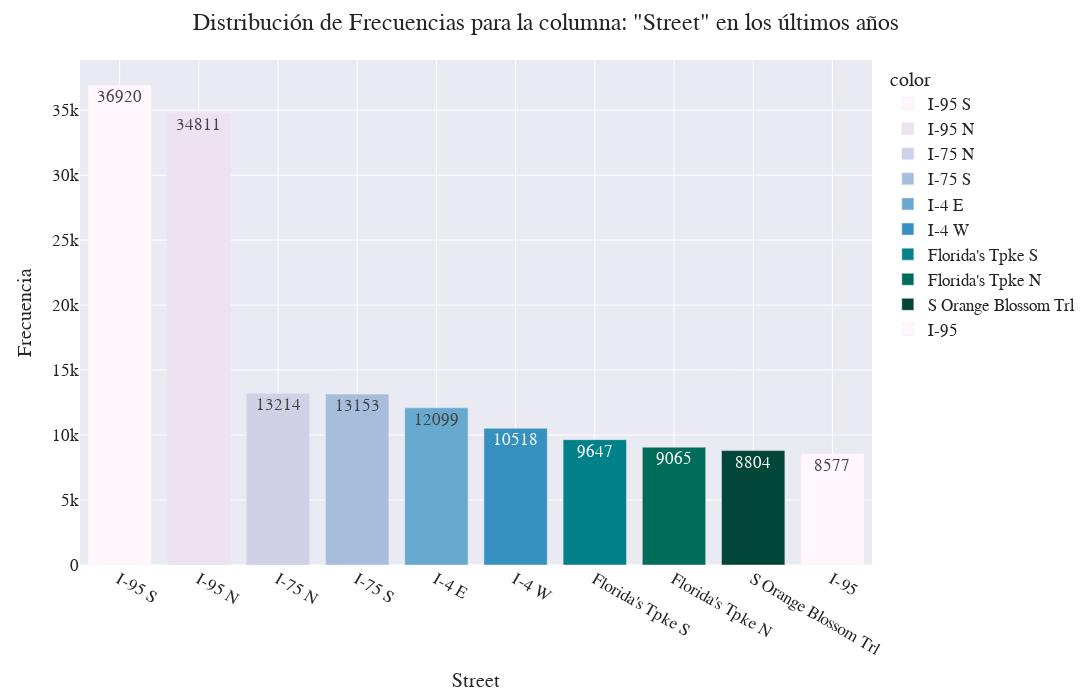
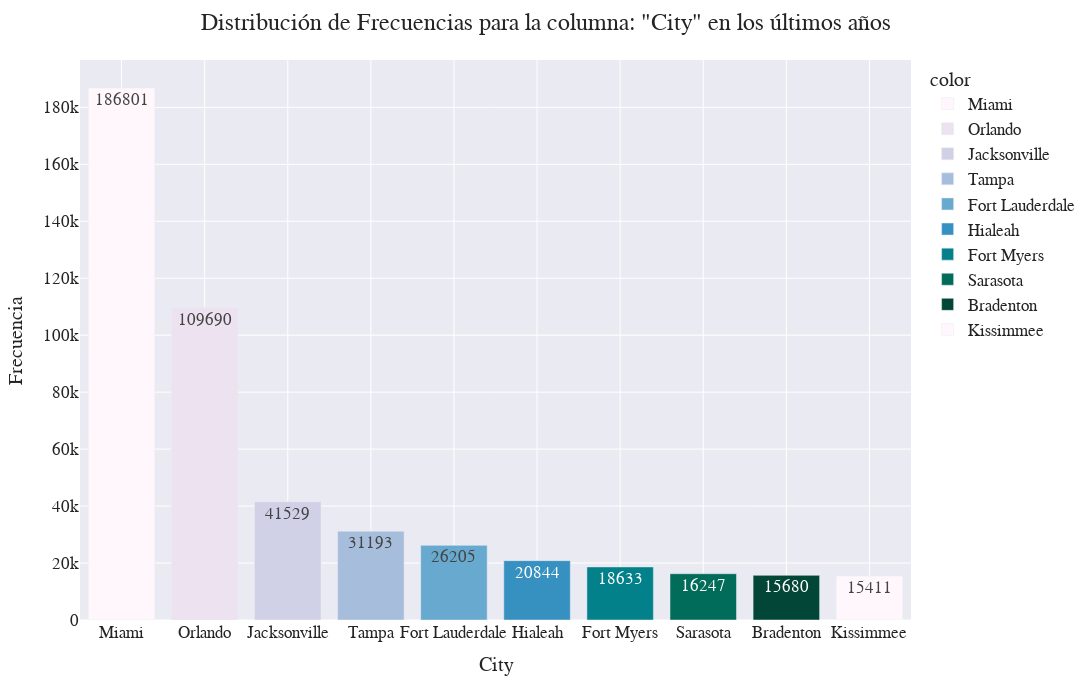
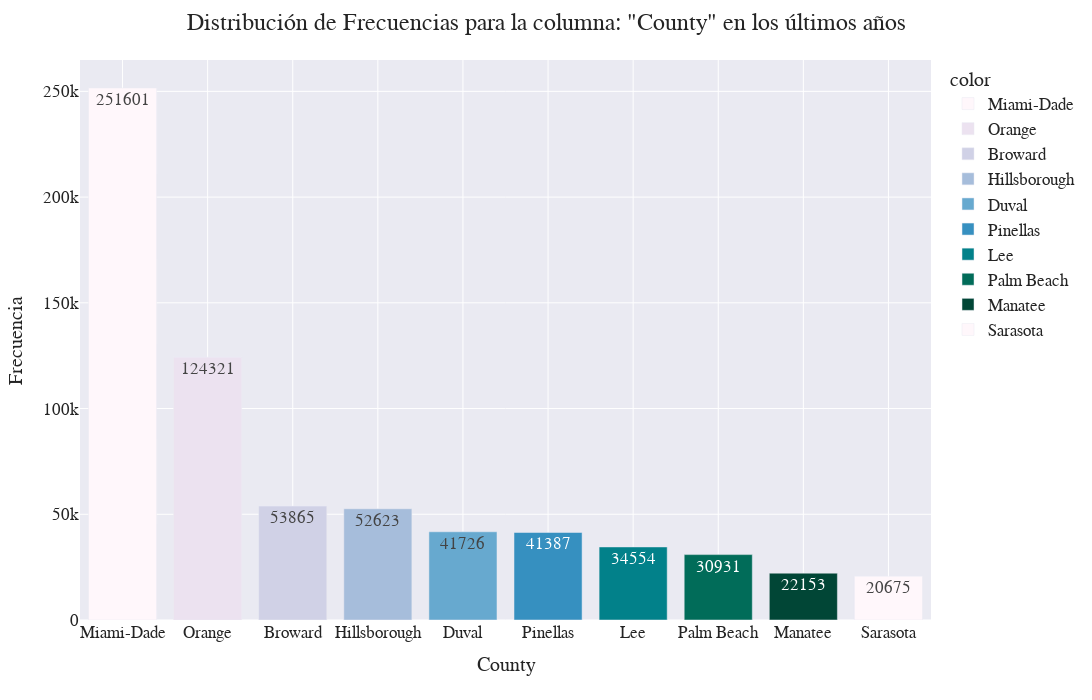
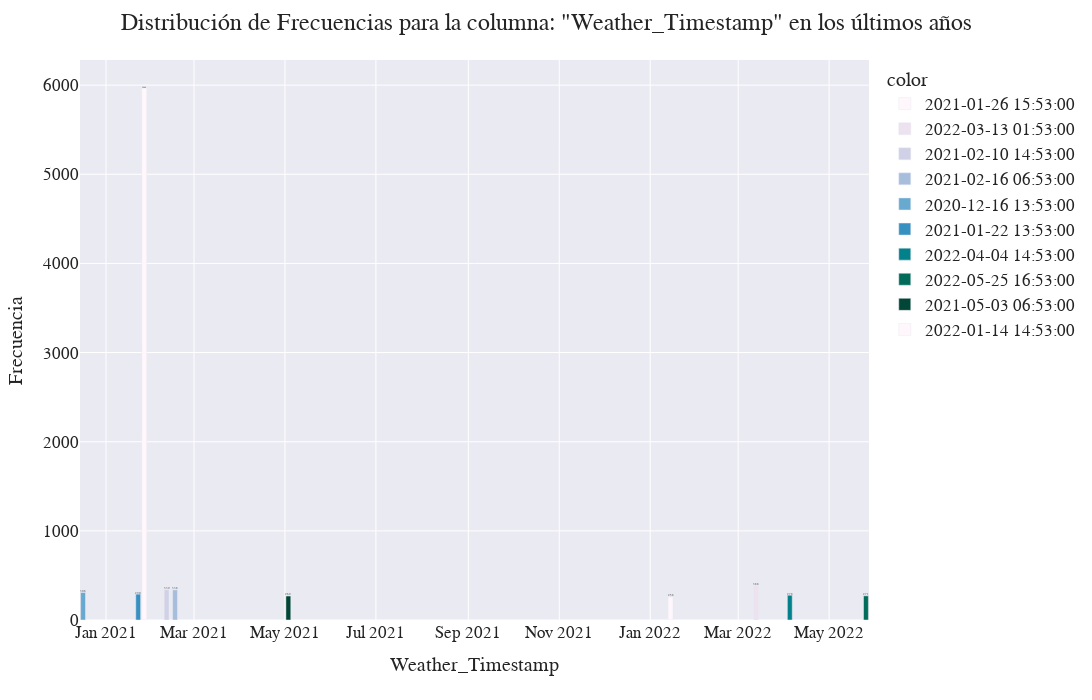

These figures' notebook cell, in order:
### Code cell
# Encontrar el año máximo y mínimo en el dataset
#min_year = pd.to_datetime(traffic_accidents_raw['Start_Time'], unit='ms').dt.year.min()
#max_year = pd.to_datetime(traffic_accidents_raw['Start_Time'], unit='ms').dt.year.max()

# Calcular el número de años
#count_of_years = (max_year-min_year)


# Iteramos sobre el top ten
for columna in frecuencias_df['Columna'].unique():

    # Filtrar el DataFrame para la columna actual
    df_columna = frecuencias_df[frecuencias_df['Columna'] == columna]

    # Crear el gráfico de barras
    fig = px.bar(
      y=df_columna['Frecuencia'],
      x=df_columna['Valor'],
      color=df_columna['Valor'],
      color_discrete_sequence=px.colors.sequential.PuBuGn,
      text=df_columna['Frecuencia'],
      template='seaborn'    # templates disponibles: ['ggplot2', 'seaborn', 'simple_white', 'plotly', 'plotly_white', 'plotly_dark', 'presentation', 'xgridoff','ygridoff', 'gridon', 'none']
      #link: https://plotly.com/python/templates/
    )

    #
    fig.update_layout(
        #title_text=f'Distribución de Frecuencias para la columna: "{columna}" en los últimos {count_of_years} años',
        title_text=f'Distribución de Frecuencias para la columna: "{columna}" en los últimos años',
        height=700,
        width=1800,
        xaxis_title=columna,
        yaxis_title="Frecuencia",
        font=dict(size=17, family="Franklin Gothic")
    )


    fig.show()
    print("\n")

### Figure 1 — Plotly figure (JSON) as saved in the notebook; plotly's stock layout.template omitted (floating-point values rounded to 4 significant figures)
{"data": [{"alignmentgroup": "True", "hovertemplate": "color=I-95 S<br>x=%{x}<br>y=%{y}<br>text=%{text}<extra></extra>", "legendgroup": "I-95 S", "marker": {"color": "rgb(255,247,251)", "pattern": {"shape": ""}}, "name": "I-95 S", "offsetgroup": "I-95 S", "orientation": "v", "showlegend": true, "text": [36920], "textposition": "auto", "type": "bar", "x": ["I-95 S"], "xaxis": "x", "y": [36920], "yaxis": "y"}, {"alignmentgroup": "True", "hovertemplate": "color=I-95 N<br>x=%{x}<br>y=%{y}<br>text=%{text}<extra></extra>", "legendgroup": "I-95 N", "marker": {"color": "rgb(236,226,240)", "pattern": {"shape": ""}}, "name": "I-95 N", "offsetgroup": "I-95 N", "orientation": "v", "showlegend": true, "text": [34811], "textposition": "auto", "type": "bar", "x": ["I-95 N"], "xaxis": "x", "y": [34811], "yaxis": "y"}, {"alignmentgroup": "True", "hovertemplate": "color=I-75 N<br>x=%{x}<br>y=%{y}<br>text=%{text}<extra></extra>", "legendgroup": "I-75 N", "marker": {"color": "rgb(208,209,230)", "pattern": {"shape": ""}}, "name": "I-75 N", "offsetgroup": "I-75 N", "orientation": "v", "showlegend": true, "text": [13214], "textposition": "auto", "type": "bar", "x": ["I-75 N"], "xaxis": "x", "y": [13214], "yaxis": "y"}, {"alignmentgroup": "True", "hovertemplate": "color=I-75 S<br>x=%{x}<br>y=%{y}<br>text=%{text}<extra></extra>", "legendgroup": "I-75 S", "marker": {"color": "rgb(166,189,219)", "pattern": {"shape": ""}}, "name": "I-75 S", "offsetgroup": "I-75 S", "orientation": "v", "showlegend": true, "text": [13153], "textposition": "auto", "type": "bar", "x": ["I-75 S"], "xaxis": "x", "y": [13153], "yaxis": "y"}, {"alignmentgroup": "True", "hovertemplate": "color=I-4 E<br>x=%{x}<br>y=%{y}<br>text=%{text}<extra></extra>", "legendgroup": "I-4 E", "marker": {"color": "rgb(103,169,207)", "pattern": {"shape": ""}}, "name": "I-4 E", "offsetgroup": "I-4 E", "orientation": "v", "showlegend": true, "text": [12099], "textposition": "auto", "type": "bar", "x": ["I-4 E"], "xaxis": "x", "y": [12099], "yaxis": "y"}, {"alignmentgroup": "True", "hovertemplate": "color=I-4 W<br>x=%{x}<br>y=%{y}<br>text=%{text}<extra></extra>", "legendgroup": "I-4 W", "marker": {"color": "rgb(54,144,192)", "pattern": {"shape": ""}}, "name": "I-4 W", "offsetgroup": "I-4 W", "orientation": "v", "showlegend": true, "text": [10518], "textposition": "auto", "type": "bar", "x": ["I-4 W"], "xaxis": "x", "y": [10518], "yaxis": "y"}, {"alignmentgroup": "True", "hovertemplate": "color=Florida's Tpke S<br>x=%{x}<br>y=%{y}<br>text=%{text}<extra></extra>", "legendgroup": "Florida's Tpke S", "marker": {"color": "rgb(2,129,138)", "pattern": {"shape": ""}}, "name": "Florida's Tpke S", "offsetgroup": "Florida's Tpke S", "orientation": "v", "showlegend": true, "text": [9647], "textposition": "auto", "type": "bar", "x": ["Florida's Tpke S"], "xaxis": "x", "y": [9647], "yaxis": "y"}, {"alignmentgroup": "True", "hovertemplate": "color=Florida's Tpke N<br>x=%{x}<br>y=%{y}<br>text=%{text}<extra></extra>", "legendgroup": "Florida's Tpke N", "marker": {"color": "rgb(1,108,89)", "pattern": {"shape": ""}}, "name": "Florida's Tpke N", "offsetgroup": "Florida's Tpke N", "orientation": "v", "showlegend": true, "text": [9065], "textposition": "auto", "type": "bar", "x": ["Florida's Tpke N"], "xaxis": "x", "y": [9065], "yaxis": "y"}, {"alignmentgroup": "True", "hovertemplate": "color=S Orange Blossom Trl<br>x=%{x}<br>y=%{y}<br>text=%{text}<extra></extra>", "legendgroup": "S Orange Blossom Trl", "marker": {"color": "rgb(1,70,54)", "pattern": {"shape": ""}}, "name": "S Orange Blossom Trl", "offsetgroup": "S Orange Blossom Trl", "orientation": "v", "showlegend": true, "text": [8804], "textposition": "auto", "type": "bar", "x": ["S Orange Blossom Trl"], "xaxis": "x", "y": [8804], "yaxis": "y"}, {"alignmentgroup": "True", "hovertemplate": "color=I-95<br>x=%{x}<br>y=%{y}<br>text=%{text}<extra></extra>", "legendgroup": "I-95", "marker": {"color": "rgb(255,247,251)", "pattern": {"shape": ""}}, "name": "I-95", "offsetgroup": "I-95", "orientation": "v", "showlegend": true, "text": [8577], "textposition": "auto", "type": "bar", "x": ["I-95"], "xaxis": "x", "y": [8577], "yaxis": "y"}], "layout": {"barmode": "relative", "font": {"family": "Franklin Gothic", "size": 17}, "height": 700, "legend": {"title": {"text": "color"}, "tracegroupgap": 0}, "margin": {"t": 60}, "title": {"text": "Distribución de Frecuencias para la columna: \"Street\" en los últimos años"}, "width": 1800, "xaxis": {"anchor": "y", "domain": [0, 1], "title": {"text": "Street"}}, "yaxis": {"anchor": "x", "domain": [0, 1], "title": {"text": "Frecuencia"}}}}

### Figure 2 — Plotly figure (JSON) as saved in the notebook; plotly's stock layout.template omitted (floating-point values rounded to 4 significant figures)
{"data": [{"alignmentgroup": "True", "hovertemplate": "color=Miami<br>x=%{x}<br>y=%{y}<br>text=%{text}<extra></extra>", "legendgroup": "Miami", "marker": {"color": "rgb(255,247,251)", "pattern": {"shape": ""}}, "name": "Miami", "offsetgroup": "Miami", "orientation": "v", "showlegend": true, "text": [186801], "textposition": "auto", "type": "bar", "x": ["Miami"], "xaxis": "x", "y": [186801], "yaxis": "y"}, {"alignmentgroup": "True", "hovertemplate": "color=Orlando<br>x=%{x}<br>y=%{y}<br>text=%{text}<extra></extra>", "legendgroup": "Orlando", "marker": {"color": "rgb(236,226,240)", "pattern": {"shape": ""}}, "name": "Orlando", "offsetgroup": "Orlando", "orientation": "v", "showlegend": true, "text": [109690], "textposition": "auto", "type": "bar", "x": ["Orlando"], "xaxis": "x", "y": [109690], "yaxis": "y"}, {"alignmentgroup": "True", "hovertemplate": "color=Jacksonville<br>x=%{x}<br>y=%{y}<br>text=%{text}<extra></extra>", "legendgroup": "Jacksonville", "marker": {"color": "rgb(208,209,230)", "pattern": {"shape": ""}}, "name": "Jacksonville", "offsetgroup": "Jacksonville", "orientation": "v", "showlegend": true, "text": [41529], "textposition": "auto", "type": "bar", "x": ["Jacksonville"], "xaxis": "x", "y": [41529], "yaxis": "y"}, {"alignmentgroup": "True", "hovertemplate": "color=Tampa<br>x=%{x}<br>y=%{y}<br>text=%{text}<extra></extra>", "legendgroup": "Tampa", "marker": {"color": "rgb(166,189,219)", "pattern": {"shape": ""}}, "name": "Tampa", "offsetgroup": "Tampa", "orientation": "v", "showlegend": true, "text": [31193], "textposition": "auto", "type": "bar", "x": ["Tampa"], "xaxis": "x", "y": [31193], "yaxis": "y"}, {"alignmentgroup": "True", "hovertemplate": "color=Fort Lauderdale<br>x=%{x}<br>y=%{y}<br>text=%{text}<extra></extra>", "legendgroup": "Fort Lauderdale", "marker": {"color": "rgb(103,169,207)", "pattern": {"shape": ""}}, "name": "Fort Lauderdale", "offsetgroup": "Fort Lauderdale", "orientation": "v", "showlegend": true, "text": [26205], "textposition": "auto", "type": "bar", "x": ["Fort Lauderdale"], "xaxis": "x", "y": [26205], "yaxis": "y"}, {"alignmentgroup": "True", "hovertemplate": "color=Hialeah<br>x=%{x}<br>y=%{y}<br>text=%{text}<extra></extra>", "legendgroup": "Hialeah", "marker": {"color": "rgb(54,144,192)", "pattern": {"shape": ""}}, "name": "Hialeah", "offsetgroup": "Hialeah", "orientation": "v", "showlegend": true, "text": [20844], "textposition": "auto", "type": "bar", "x": ["Hialeah"], "xaxis": "x", "y": [20844], "yaxis": "y"}, {"alignmentgroup": "True", "hovertemplate": "color=Fort Myers<br>x=%{x}<br>y=%{y}<br>text=%{text}<extra></extra>", "legendgroup": "Fort Myers", "marker": {"color": "rgb(2,129,138)", "pattern": {"shape": ""}}, "name": "Fort Myers", "offsetgroup": "Fort Myers", "orientation": "v", "showlegend": true, "text": [18633], "textposition": "auto", "type": "bar", "x": ["Fort Myers"], "xaxis": "x", "y": [18633], "yaxis": "y"}, {"alignmentgroup": "True", "hovertemplate": "color=Sarasota<br>x=%{x}<br>y=%{y}<br>text=%{text}<extra></extra>", "legendgroup": "Sarasota", "marker": {"color": "rgb(1,108,89)", "pattern": {"shape": ""}}, "name": "Sarasota", "offsetgroup": "Sarasota", "orientation": "v", "showlegend": true, "text": [16247], "textposition": "auto", "type": "bar", "x": ["Sarasota"], "xaxis": "x", "y": [16247], "yaxis": "y"}, {"alignmentgroup": "True", "hovertemplate": "color=Bradenton<br>x=%{x}<br>y=%{y}<br>text=%{text}<extra></extra>", "legendgroup": "Bradenton", "marker": {"color": "rgb(1,70,54)", "pattern": {"shape": ""}}, "name": "Bradenton", "offsetgroup": "Bradenton", "orientation": "v", "showlegend": true, "text": [15680], "textposition": "auto", "type": "bar", "x": ["Bradenton"], "xaxis": "x", "y": [15680], "yaxis": "y"}, {"alignmentgroup": "True", "hovertemplate": "color=Kissimmee<br>x=%{x}<br>y=%{y}<br>text=%{text}<extra></extra>", "legendgroup": "Kissimmee", "marker": {"color": "rgb(255,247,251)", "pattern": {"shape": ""}}, "name": "Kissimmee", "offsetgroup": "Kissimmee", "orientation": "v", "showlegend": true, "text": [15411], "textposition": "auto", "type": "bar", "x": ["Kissimmee"], "xaxis": "x", "y": [15411], "yaxis": "y"}], "layout": {"barmode": "relative", "font": {"family": "Franklin Gothic", "size": 17}, "height": 700, "legend": {"title": {"text": "color"}, "tracegroupgap": 0}, "margin": {"t": 60}, "title": {"text": "Distribución de Frecuencias para la columna: \"City\" en los últimos años"}, "width": 1800, "xaxis": {"anchor": "y", "domain": [0, 1], "title": {"text": "City"}}, "yaxis": {"anchor": "x", "domain": [0, 1], "title": {"text": "Frecuencia"}}}}

### Figure 3 — Plotly figure (JSON) as saved in the notebook; plotly's stock layout.template omitted (floating-point values rounded to 4 significant figures)
{"data": [{"alignmentgroup": "True", "hovertemplate": "color=Miami-Dade<br>x=%{x}<br>y=%{y}<br>text=%{text}<extra></extra>", "legendgroup": "Miami-Dade", "marker": {"color": "rgb(255,247,251)", "pattern": {"shape": ""}}, "name": "Miami-Dade", "offsetgroup": "Miami-Dade", "orientation": "v", "showlegend": true, "text": [251601], "textposition": "auto", "type": "bar", "x": ["Miami-Dade"], "xaxis": "x", "y": [251601], "yaxis": "y"}, {"alignmentgroup": "True", "hovertemplate": "color=Orange<br>x=%{x}<br>y=%{y}<br>text=%{text}<extra></extra>", "legendgroup": "Orange", "marker": {"color": "rgb(236,226,240)", "pattern": {"shape": ""}}, "name": "Orange", "offsetgroup": "Orange", "orientation": "v", "showlegend": true, "text": [124321], "textposition": "auto", "type": "bar", "x": ["Orange"], "xaxis": "x", "y": [124321], "yaxis": "y"}, {"alignmentgroup": "True", "hovertemplate": "color=Broward<br>x=%{x}<br>y=%{y}<br>text=%{text}<extra></extra>", "legendgroup": "Broward", "marker": {"color": "rgb(208,209,230)", "pattern": {"shape": ""}}, "name": "Broward", "offsetgroup": "Broward", "orientation": "v", "showlegend": true, "text": [53865], "textposition": "auto", "type": "bar", "x": ["Broward"], "xaxis": "x", "y": [53865], "yaxis": "y"}, {"alignmentgroup": "True", "hovertemplate": "color=Hillsborough<br>x=%{x}<br>y=%{y}<br>text=%{text}<extra></extra>", "legendgroup": "Hillsborough", "marker": {"color": "rgb(166,189,219)", "pattern": {"shape": ""}}, "name": "Hillsborough", "offsetgroup": "Hillsborough", "orientation": "v", "showlegend": true, "text": [52623], "textposition": "auto", "type": "bar", "x": ["Hillsborough"], "xaxis": "x", "y": [52623], "yaxis": "y"}, {"alignmentgroup": "True", "hovertemplate": "color=Duval<br>x=%{x}<br>y=%{y}<br>text=%{text}<extra></extra>", "legendgroup": "Duval", "marker": {"color": "rgb(103,169,207)", "pattern": {"shape": ""}}, "name": "Duval", "offsetgroup": "Duval", "orientation": "v", "showlegend": true, "text": [41726], "textposition": "auto", "type": "bar", "x": ["Duval"], "xaxis": "x", "y": [41726], "yaxis": "y"}, {"alignmentgroup": "True", "hovertemplate": "color=Pinellas<br>x=%{x}<br>y=%{y}<br>text=%{text}<extra></extra>", "legendgroup": "Pinellas", "marker": {"color": "rgb(54,144,192)", "pattern": {"shape": ""}}, "name": "Pinellas", "offsetgroup": "Pinellas", "orientation": "v", "showlegend": true, "text": [41387], "textposition": "auto", "type": "bar", "x": ["Pinellas"], "xaxis": "x", "y": [41387], "yaxis": "y"}, {"alignmentgroup": "True", "hovertemplate": "color=Lee<br>x=%{x}<br>y=%{y}<br>text=%{text}<extra></extra>", "legendgroup": "Lee", "marker": {"color": "rgb(2,129,138)", "pattern": {"shape": ""}}, "name": "Lee", "offsetgroup": "Lee", "orientation": "v", "showlegend": true, "text": [34554], "textposition": "auto", "type": "bar", "x": ["Lee"], "xaxis": "x", "y": [34554], "yaxis": "y"}, {"alignmentgroup": "True", "hovertemplate": "color=Palm Beach<br>x=%{x}<br>y=%{y}<br>text=%{text}<extra></extra>", "legendgroup": "Palm Beach", "marker": {"color": "rgb(1,108,89)", "pattern": {"shape": ""}}, "name": "Palm Beach", "offsetgroup": "Palm Beach", "orientation": "v", "showlegend": true, "text": [30931], "textposition": "auto", "type": "bar", "x": ["Palm Beach"], "xaxis": "x", "y": [30931], "yaxis": "y"}, {"alignmentgroup": "True", "hovertemplate": "color=Manatee<br>x=%{x}<br>y=%{y}<br>text=%{text}<extra></extra>", "legendgroup": "Manatee", "marker": {"color": "rgb(1,70,54)", "pattern": {"shape": ""}}, "name": "Manatee", "offsetgroup": "Manatee", "orientation": "v", "showlegend": true, "text": [22153], "textposition": "auto", "type": "bar", "x": ["Manatee"], "xaxis": "x", "y": [22153], "yaxis": "y"}, {"alignmentgroup": "True", "hovertemplate": "color=Sarasota<br>x=%{x}<br>y=%{y}<br>text=%{text}<extra></extra>", "legendgroup": "Sarasota", "marker": {"color": "rgb(255,247,251)", "pattern": {"shape": ""}}, "name": "Sarasota", "offsetgroup": "Sarasota", "orientation": "v", "showlegend": true, "text": [20675], "textposition": "auto", "type": "bar", "x": ["Sarasota"], "xaxis": "x", "y": [20675], "yaxis": "y"}], "layout": {"barmode": "relative", "font": {"family": "Franklin Gothic", "size": 17}, "height": 700, "legend": {"title": {"text": "color"}, "tracegroupgap": 0}, "margin": {"t": 60}, "title": {"text": "Distribución de Frecuencias para la columna: \"County\" en los últimos años"}, "width": 1800, "xaxis": {"anchor": "y", "domain": [0, 1], "title": {"text": "County"}}, "yaxis": {"anchor": "x", "domain": [0, 1], "title": {"text": "Frecuencia"}}}}

### Figure 4 — Plotly figure (JSON) as saved in the notebook; plotly's stock layout.template omitted (floating-point values rounded to 4 significant figures)
{"data": [{"alignmentgroup": "True", "hovertemplate": "color=2021-01-26 15:53:00<br>x=%{x}<br>y=%{y}<br>text=%{text}<extra></extra>", "legendgroup": "2021-01-26 15:53:00", "marker": {"color": "rgb(255,247,251)", "pattern": {"shape": ""}}, "name": "2021-01-26 15:53:00", "offsetgroup": "2021-01-26 15:53:00", "orientation": "v", "showlegend": true, "text": [5968], "textposition": "auto", "type": "bar", "x": ["2021-01-26 15:53:00"], "xaxis": "x", "y": [5968], "yaxis": "y"}, {"alignmentgroup": "True", "hovertemplate": "color=2022-03-13 01:53:00<br>x=%{x}<br>y=%{y}<br>text=%{text}<extra></extra>", "legendgroup": "2022-03-13 01:53:00", "marker": {"color": "rgb(236,226,240)", "pattern": {"shape": ""}}, "name": "2022-03-13 01:53:00", "offsetgroup": "2022-03-13 01:53:00", "orientation": "v", "showlegend": true, "text": [388], "textposition": "auto", "type": "bar", "x": ["2022-03-13 01:53:00"], "xaxis": "x", "y": [388], "yaxis": "y"}, {"alignmentgroup": "True", "hovertemplate": "color=2021-02-10 14:53:00<br>x=%{x}<br>y=%{y}<br>text=%{text}<extra></extra>", "legendgroup": "2021-02-10 14:53:00", "marker": {"color": "rgb(208,209,230)", "pattern": {"shape": ""}}, "name": "2021-02-10 14:53:00", "offsetgroup": "2021-02-10 14:53:00", "orientation": "v", "showlegend": true, "text": [339], "textposition": "auto", "type": "bar", "x": ["2021-02-10 14:53:00"], "xaxis": "x", "y": [339], "yaxis": "y"}, {"alignmentgroup": "True", "hovertemplate": "color=2021-02-16 06:53:00<br>x=%{x}<br>y=%{y}<br>text=%{text}<extra></extra>", "legendgroup": "2021-02-16 06:53:00", "marker": {"color": "rgb(166,189,219)", "pattern": {"shape": ""}}, "name": "2021-02-16 06:53:00", "offsetgroup": "2021-02-16 06:53:00", "orientation": "v", "showlegend": true, "text": [338], "textposition": "auto", "type": "bar", "x": ["2021-02-16 06:53:00"], "xaxis": "x", "y": [338], "yaxis": "y"}, {"alignmentgroup": "True", "hovertemplate": "color=2020-12-16 13:53:00<br>x=%{x}<br>y=%{y}<br>text=%{text}<extra></extra>", "legendgroup": "2020-12-16 13:53:00", "marker": {"color": "rgb(103,169,207)", "pattern": {"shape": ""}}, "name": "2020-12-16 13:53:00", "offsetgroup": "2020-12-16 13:53:00", "orientation": "v", "showlegend": true, "text": [308], "textposition": "auto", "type": "bar", "x": ["2020-12-16 13:53:00"], "xaxis": "x", "y": [308], "yaxis": "y"}, {"alignmentgroup": "True", "hovertemplate": "color=2021-01-22 13:53:00<br>x=%{x}<br>y=%{y}<br>text=%{text}<extra></extra>", "legendgroup": "2021-01-22 13:53:00", "marker": {"color": "rgb(54,144,192)", "pattern": {"shape": ""}}, "name": "2021-01-22 13:53:00", "offsetgroup": "2021-01-22 13:53:00", "orientation": "v", "showlegend": true, "text": [290], "textposition": "auto", "type": "bar", "x": ["2021-01-22 13:53:00"], "xaxis": "x", "y": [290], "yaxis": "y"}, {"alignmentgroup": "True", "hovertemplate": "color=2022-04-04 14:53:00<br>x=%{x}<br>y=%{y}<br>text=%{text}<extra></extra>", "legendgroup": "2022-04-04 14:53:00", "marker": {"color": "rgb(2,129,138)", "pattern": {"shape": ""}}, "name": "2022-04-04 14:53:00", "offsetgroup": "2022-04-04 14:53:00", "orientation": "v", "showlegend": true, "text": [278], "textposition": "auto", "type": "bar", "x": ["2022-04-04 14:53:00"], "xaxis": "x", "y": [278], "yaxis": "y"}, {"alignmentgroup": "True", "hovertemplate": "color=2022-05-25 16:53:00<br>x=%{x}<br>y=%{y}<br>text=%{text}<extra></extra>", "legendgroup": "2022-05-25 16:53:00", "marker": {"color": "rgb(1,108,89)", "pattern": {"shape": ""}}, "name": "2022-05-25 16:53:00", "offsetgroup": "2022-05-25 16:53:00", "orientation": "v", "showlegend": true, "text": [271], "textposition": "auto", "type": "bar", "x": ["2022-05-25 16:53:00"], "xaxis": "x", "y": [271], "yaxis": "y"}, {"alignmentgroup": "True", "hovertemplate": "color=2021-05-03 06:53:00<br>x=%{x}<br>y=%{y}<br>text=%{text}<extra></extra>", "legendgroup": "2021-05-03 06:53:00", "marker": {"color": "rgb(1,70,54)", "pattern": {"shape": ""}}, "name": "2021-05-03 06:53:00", "offsetgroup": "2021-05-03 06:53:00", "orientation": "v", "showlegend": true, "text": [269], "textposition": "auto", "type": "bar", "x": ["2021-05-03 06:53:00"], "xaxis": "x", "y": [269], "yaxis": "y"}, {"alignmentgroup": "True", "hovertemplate": "color=2022-01-14 14:53:00<br>x=%{x}<br>y=%{y}<br>text=%{text}<extra></extra>", "legendgroup": "2022-01-14 14:53:00", "marker": {"color": "rgb(255,247,251)", "pattern": {"shape": ""}}, "name": "2022-01-14 14:53:00", "offsetgroup": "2022-01-14 14:53:00", "orientation": "v", "showlegend": true, "text": [258], "textposition": "auto", "type": "bar", "x": ["2022-01-14 14:53:00"], "xaxis": "x", "y": [258], "yaxis": "y"}], "layout": {"barmode": "relative", "font": {"family": "Franklin Gothic", "size": 17}, "height": 700, "legend": {"title": {"text": "color"}, "tracegroupgap": 0}, "margin": {"t": 60}, "title": {"text": "Distribución de Frecuencias para la columna: \"Weather_Timestamp\" en los últimos años"}, "width": 1800, "xaxis": {"anchor": "y", "domain": [0, 1], "title": {"text": "Weather_Timestamp"}}, "yaxis": {"anchor": "x", "domain": [0, 1], "title": {"text": "Frecuencia"}}}}
